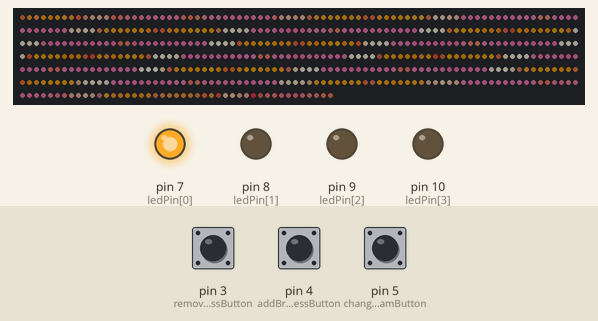
Recording of a sketch running on a simulated Arduino Uno, built with avr-gcc and run on an emulated ATmega328P. On the bench: 525 RGB LEDs in strip order, left to right, continuing on the next row, output pins drawn as LEDs (lit = HIGH). The inputs (shaded band) are chosen by the test bench; at power-on: pin 3 (removeBrightnessButton) HIGH, pin 4 (addBrightnessButton) HIGH, pin 5 (changeProgramButton) HIGH. Dim RGB values are drawn brighter than linear.

Above: at 1.8 s.
1.9 s: pin 3 (removeBrightnessButton) pulled LOW for 0.15 s
At 6.8 s:
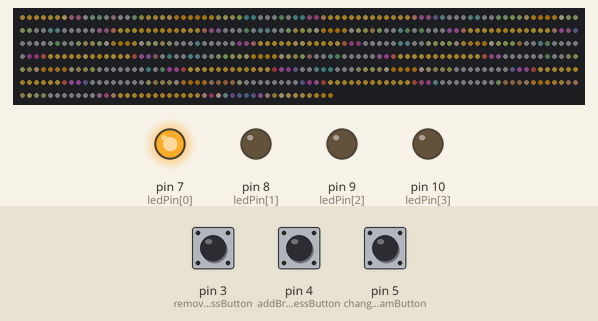
6.9 s: pin 4 (addBrightnessButton) pulled LOW for 3.2 s
At 11.4 s:
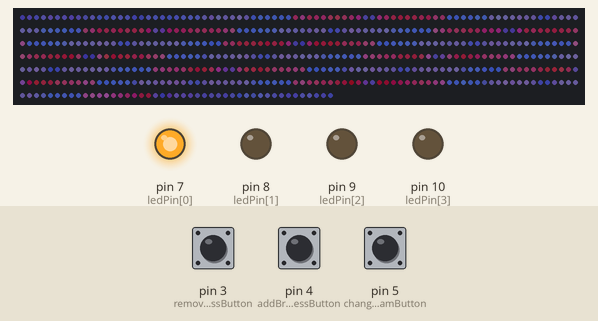
19.9 s: pin 3 (removeBrightnessButton) pulled LOW for 1 s
At 22.4 s:
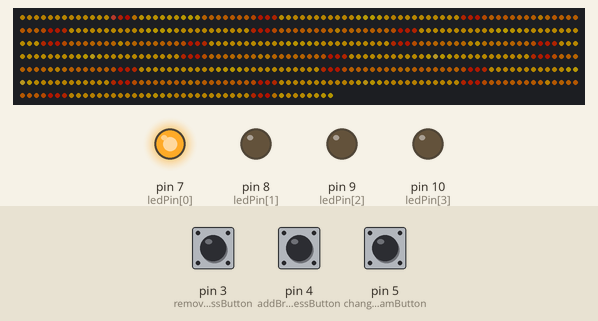
22.5 s: pin 3 (removeBrightnessButton) pulled LOW for 3.2 s
At 27.3 s:
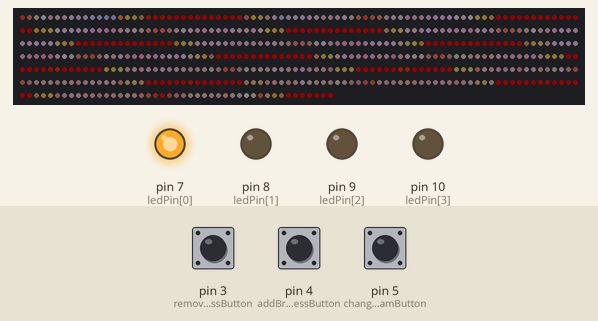
31.4 s: pin 3 (removeBrightnessButton) pulled LOW for 1 s
At 37.5 s:
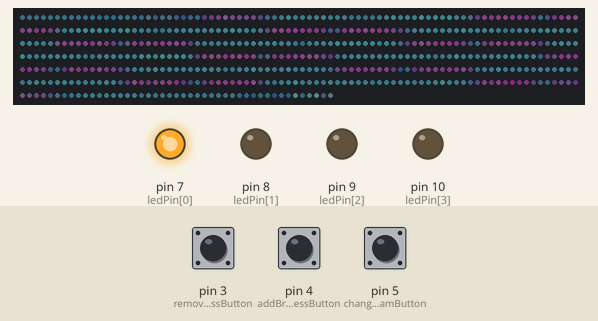
46.4 s: pin 3 (removeBrightnessButton) pulled LOW for 1 s
At 48.8 s:
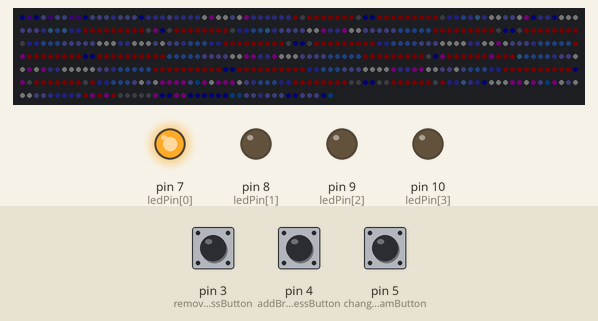
Timing chart, 0 to 50.3 s (numbered marks = the images above; inputs shaded):
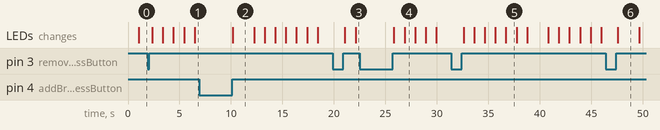

Measured:
- after the input at 22.5 s, the LEDs: first change after 3.3 s (image 4 shows a later state)
- after the input at 46.4 s, the LEDs: change after 1.2 s (image 6)
- what the display in image 2 shows lasts 2.0 s, from 10.2 s to 12.2 s
- what the display in image 4 shows lasts 1.0 s, from 26.9 s to 27.9 s

The sketch:

art-animation.ino
```cpp
#include <avr/pgmspace.h>  // Needed to store stuff in Flash using PROGMEM
#include "FastLED.h" // Fastled library to control the LEDs
#include "rothko.h"

#define NUM_LEDS 525

const int ledPin[] = {7, 8, 9, 10};
const int dataPin = 6;
const int changeProgramButton = 5;
const int addBrightnessButton = 4;
const int removeBrightnessButton = 3;
const int nPrograms = 1;

int brightness = 40;
int programButtonState = 0;
int brightnessButtonState = 0;
int programNo = 1;

CRGB leds[NUM_LEDS];

void setup() {
  for (int i =0;i<4;i++) {
    pinMode(ledPin[i], OUTPUT);
  }
  pinMode(changeProgramButton, INPUT_PULLUP);
  pinMode(addBrightnessButton, INPUT_PULLUP);
  pinMode(removeBrightnessButton, INPUT_PULLUP);
  displayBinary(programNo);
  FastLED.addLeds<NEOPIXEL,dataPin>(leds, NUM_LEDS);
  FastLED.setBrightness(brightness);
}

void loop() {
  changeProgram(changeProgramButton);
  changeBrightness(addBrightnessButton, 1);
  changeBrightness(removeBrightnessButton, -1);
  switch (programNo) {
    case 1:
      showAnimation(rothko, rothkoFrames, 1000);
      break;
    default:
      FastLED.clear();
      break;
  }
}

void showAnimation(const long animation[][525], int nFrames, int frameSpeed) {
  for(int x = 0; x < nFrames; x++) {
    delay(frameSpeed);
    FastLED.clear();
    for(int i = 0; i < NUM_LEDS; i++) {
      changeBrightness(addBrightnessButton, 1);
      changeBrightness(removeBrightnessButton, -1);
      leds[i] = pgm_read_dword(&(animation[x][i]));
    }
    FastLED.show();
  }
}

void changeProgram(int programButton) {
  programButtonState = digitalRead(programButton);
  if (programButtonState == LOW) {
    delay(300);
    if (programNo == nPrograms) {
      programNo = 1;
      displayBinary(programNo);
    } else {
      programNo ++;
      displayBinary(programNo);
    }
  }
}

void changeBrightness(int brightnessButton, int addRemove) {
  brightnessButtonState = digitalRead(brightnessButton);
  if (brightnessButtonState == LOW) {
    delay(300);
    if (brightness > 100) {
      brightness = 100;
      FastLED.setBrightness(brightness);
    } else if (brightness < 5) {
      brightness = 5;
      FastLED.setBrightness(brightness);
    } else {
      brightness = brightness + (5 * addRemove);
      FastLED.setBrightness(brightness);
    }
  }
}

void displayBinary(byte numToShow) {
  for (int i =0;i<4;i++) {
    if (bitRead(numToShow, i)==1) {
      digitalWrite(ledPin[i], HIGH);
    } else {
      digitalWrite(ledPin[i], LOW);
    }
  }
}
```

Source omitted: rothko.h (42251 bytes)
